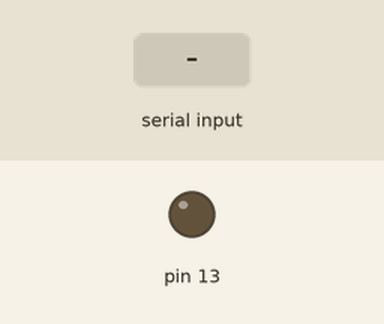
Recording of a sketch running on a simulated Arduino Uno, built with avr-gcc and run on an emulated ATmega328P. On the bench: output pins drawn as LEDs (lit = HIGH). Inputs (shaded band) come from the test bench.

Above: at 1.2 s.
1.3 s: "a" received over Serial
At 2.2 s:
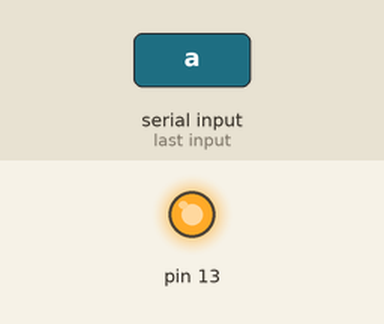
2.8 s: "b" received over Serial
At 3.3 s:
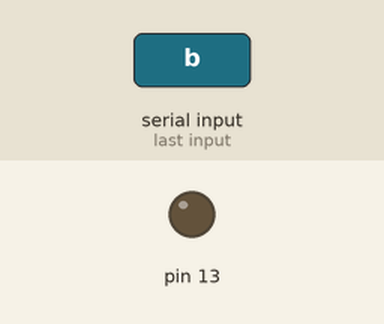
Timing chart, 0 to 5.8 s (numbered marks = the images above; inputs shaded):
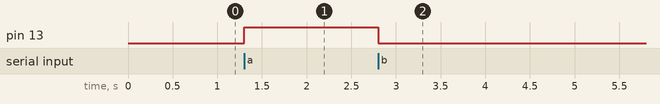

The sketch:

ros_serial_service_arduino.ino
```cpp
void setup() {
  // put your setup code here, to run once:
  Serial.begin(115200);
  pinMode(13, OUTPUT);
}

void loop() {
  // put your main code here, to run repeatedly:
  if(Serial.available()>0){
    char a = Serial.read();
    if(a == 'a'){
      digitalWrite(13, HIGH);
    }else if(a == 'b'){
      digitalWrite(13, LOW);
    }
  }
}
```

Measured:
- after the input at 1.3 s, pin 13: LOW → HIGH at once
- after the input at 2.8 s, pin 13: HIGH → LOW at once
